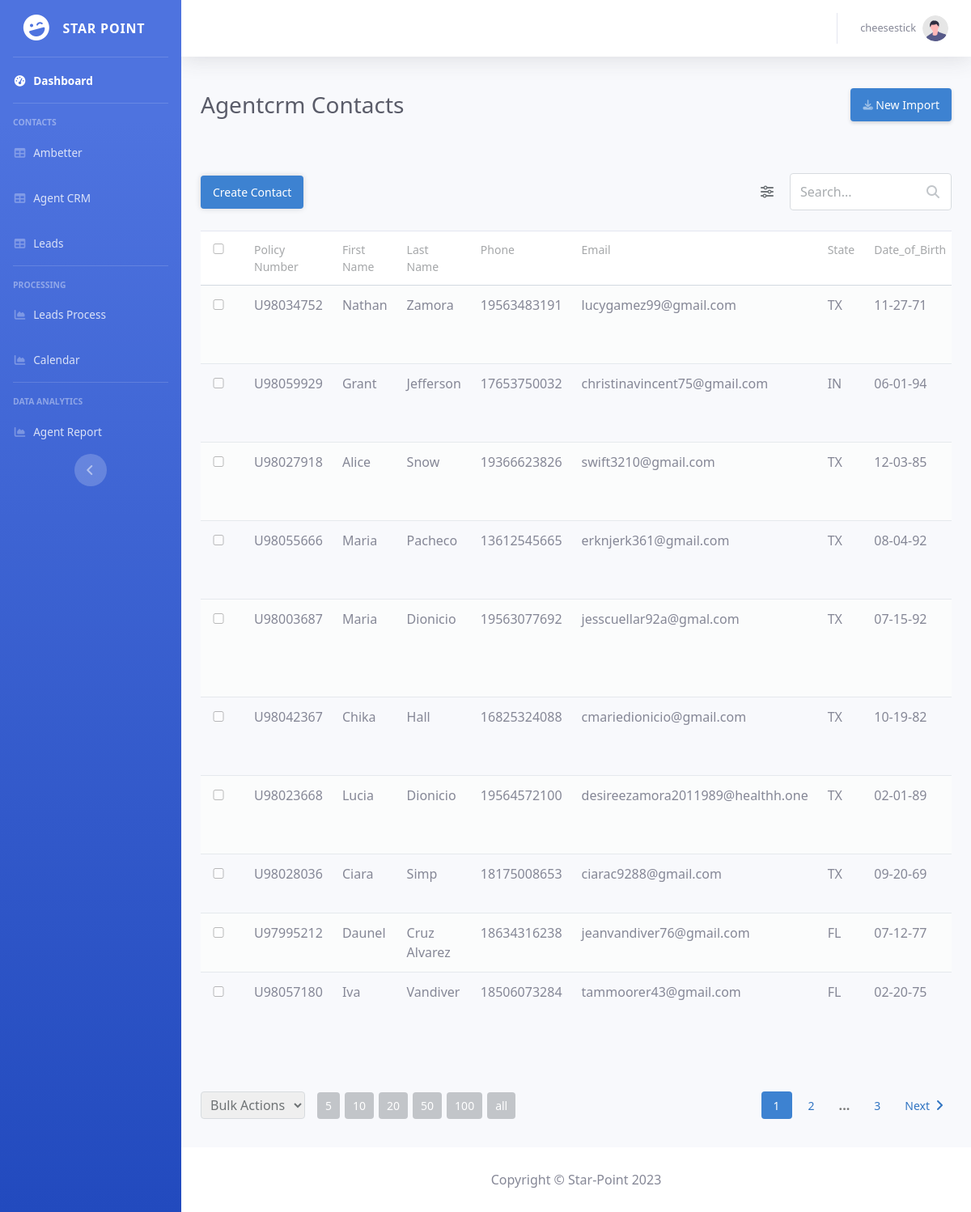
Page /view/crm/agentcrm.php (signed in) on the committed database.
### tables this page shows
CREATE TABLE `AgentCRM` (
  `contact_id` varchar(255) NOT NULL,
  `policy_number` varchar(255) NOT NULL,
  `first_name` varchar(50) DEFAULT NULL,
  `last_name` varchar(50) DEFAULT NULL,
  `phone` varchar(20) DEFAULT NULL,
  `email` varchar(255) DEFAULT NULL,
  `state` varchar(50) DEFAULT NULL,
  `DOB` date DEFAULT NULL,
  `closure` varchar(100) NOT NULL,
  `closure_date` date NOT NULL,
  `closure_time` time NOT NULL,
  `closure_stage` varchar(500) DEFAULT NULL,
  `closure_pipeline` varchar(255) DEFAULT NULL,
  `team_name` varchar(100) DEFAULT NULL
);

### php/config.php (called while the page is built, shortened)
<?php
$default_records_per_page = 10;
$default_agentcrm_column = 'contact_id';
$AgentCRM = 'AgentCRM';

### View/CRM/agentcrm.php (the view, shortened to what this page needs)
<?php
include '../../php/functions.php';
$pdo = pdo_connect_mysql();
$page = isset($_GET['page']) && is_numeric($_GET['page']) ? (int)$_GET['page'] : 1;
$records_per_page = isset($_GET['records_per_page']) && (is_numeric($_GET['records_per_page']) || $_GET['records_per_page'] == 'all') ? $_GET['records_per_page'] : $default_records_per_page;
$order_by = isset($_GET['order_by']) && in_array($_GET['order_by'], array_keys($AgentCRM_Columns)) ? $_GET['order_by'] : $default_agentcrm_column;
$order_sort = isset($_GET['order_sort']) && $_GET['order_sort'] == 'DESC' ? 'DESC' : 'ASC';
$from_date = isset($_GET['from_date']) ? $_GET['from_date'] : '';
$to_date = isset($_GET['to_date']) ? $_GET['to_date'] : '';
$where_sql = '';
$limit_sql = '';
if ($records_per_page != 'all') {
	$limit_sql = ' LIMIT :current_page, :record_per_page ';
}
$stmt = $pdo->prepare('SELECT * FROM ' . $AgentCRM . $where_sql . ' ORDER BY ' . $order_by . ' ' . $order_sort . $limit_sql);
if ($records_per_page != 'all') {
	$stmt->bindValue(':current_page', ($page-1)*(int)$records_per_page, PDO::PARAM_INT);
	$stmt->bindValue(':record_per_page', (int)$records_per_page, PDO::PARAM_INT);
}
$stmt->execute();
$results = $stmt->fetchAll(PDO::FETCH_ASSOC);
$stmt = $pdo->prepare('SELECT COUNT(*) FROM ' . $AgentCRM . $where_sql);
$stmt->execute();
$num_results = $stmt->fetchColumn();
?>
<?=CRM_header("AgentCRM Contacts")?>
        <div id="content-wrapper" class="d-flex flex-column">
            <div id="content">
                <?= CRM_topbar($_SESSION) ?>
                <div class="container-fluid">
                    <div class="d-sm-flex align-items-center justify-content-between mb-4">
                            <h1 class="h3 mb-0 text-gray-800">Agentcrm Contacts</h1>
                            <a href="agentcrm-import.php" class="d-none d-sm-inline-block btn btn-sm btn-primary shadow-sm"> New Import</a>
                    </div>
                    <div class="style-content read">
                    <form action="" method="get" class="crud-form">
                        <div class="top">
                            <div class="btns">
                                <a href="agentcrm-create.php" class="btn">Create Contact</a>
                            </div>
                            <div class="wrap">
                                <div class="filters">
                                    <a href="#" class="toggle-filters-btn"><i class="fa-solid fa-sliders"></i></a>
                                </div>
                                <div class="search">
                                    <input type="text" name="search" placeholder="Search..." value="<?=isset($_GET['search']) ? htmlentities($_GET['search'], ENT_QUOTES) : ''?>">
                                    <i class="fa-solid fa-magnifying-glass"></i>
                                </div>
                            </div>
                        </div>
                        <div class="table">
                            <table>
                                <thead>
                                    <tr>
                                        <td class="checkbox">
                                            <input type="checkbox" class="select-all">
                                        </td>
                                        <?php foreach ($AgentCRM_Columns as $column_key => $column): ?>
                                        <td<?=$order_by==$column_key?' class="active"':''?>>
                                            <?php if ($column['sortable']): ?>
                                            <a href="agentcrm.php?page=1&records_per_page=<?=$records_per_page?>&order_by=<?=$column_key?>&order_sort=<?=$order_sort == 'ASC' ? 'DESC' : 'ASC'?>&from_date=<?=$from_date?>&to_date=<?=$to_date?><?=isset($_GET['search']) ? '&search=' . htmlentities($_GET['search'], ENT_QUOTES) : ''?>">
                                            <?php endif; ?>
                                                <?=$column['label']?>
                                            <?php if ($column['sortable']): ?>
                                            </a>
                                            <?php endif; ?>
                                        </td>
                                        <?php endforeach; ?>
                                    </tr>
                                </thead>
                                <tbody>
                                    <?php foreach ($results as $result): ?>
                                    <tr>
                                        <td class="checkbox"><input type="checkbox" value="<?=$result['contact_id']?>" name="record[]"></td>
                                        <?php foreach ($AgentCRM_Columns as $column_key => $column): ?>
                                        <?php if ($column['type'] == 'datetime'): ?>
                                        <td class="<?=$column_key?>"><?=date('m-d-y H:i', strtotime($result[$column_key]))?></td>
                                        <?php elseif ($column['type'] == 'date'): ?>
                                        <td class="<?=$column_key?>"><?=date('m-d-y', strtotime((string) $result[$column_key]))?></td>
                                        <?php elseif ($column['type'] == 'integer'): ?>
                                        <td class="<?=$column_key?>"><?=number_format($result[$column_key])?></td>
                                        <?php elseif ($column['type'] == 'time'): ?>
                                        <td class="<?= $column_key ?>"><?= date('H:i', strtotime($result[$column_key])) ?></td>
                                        <?php else: ?>
                                        <td class="<?=$column_key?>"><?=htmlspecialchars((string) $result[$column_key], ENT_QUOTES)?></td>
                                        <?php endif; ?>
                                        <?php endforeach; ?>
                                    </tr>
                                    <?php endforeach; ?>
                                </tbody>
                            </table>
                        </div>
                        <div class="bot">
                            <div class="records-per-page">
                                <select name="bulk_action" class="bulk-action">
                                    <option value="" disabled selected>Bulk Actions</option>
                                </select>
                                <a href="agentcrm.php?page=1&records_per_page=5&order_by=<?=$order_by?>&order_sort=<?=$order_sort?>&from_date=<?=$from_date?>&to_date=<?=$to_date?><?=isset($_GET['search']) ? '&search=' . htmlentities($_GET['search'], ENT_QUOTES) : ''?>">5</a>
                                <a href="agentcrm.php?page=1&records_per_page=10&order_by=<?=$order_by?>&order_sort=<?=$order_sort?>&from_date=<?=$from_date?>&to_date=<?=$to_date?><?=isset($_GET['search']) ? '&search=' . htmlentities($_GET['search'], ENT_QUOTES) : ''?>">10</a>
                                <a href="agentcrm.php?page=1&records_per_page=20&order_by=<?=$order_by?>&order_sort=<?=$order_sort?>&from_date=<?=$from_date?>&to_date=<?=$to_date?><?=isset($_GET['search']) ? '&search=' . htmlentities($_GET['search'], ENT_QUOTES) : ''?>">20</a>
                                <a href="agentcrm.php?page=1&records_per_page=50&order_by=<?=$order_by?>&order_sort=<?=$order_sort?>&from_date=<?=$from_date?>&to_date=<?=$to_date?><?=isset($_GET['search']) ? '&search=' . htmlentities($_GET['search'], ENT_QUOTES) : ''?>">50</a>
                                <a href="agentcrm.php?page=1&records_per_page=100&order_by=<?=$order_by?>&order_sort=<?=$order_sort?>&from_date=<?=$from_date?>&to_date=<?=$to_date?><?=isset($_GET['search']) ? '&search=' . htmlentities($_GET['search'], ENT_QUOTES) : ''?>">100</a>
                                <a href="agentcrm.php?page=1&records_per_page=all&order_by=<?=$order_by?>&order_sort=<?=$order_sort?>&from_date=<?=$from_date?>&to_date=<?=$to_date?><?=isset($_GET['search']) ? '&search=' . htmlentities($_GET['search'], ENT_QUOTES) : ''?>">all</a>
                            </div>
                            <div class="pagination">
                                <?php if ($records_per_page != 'all'): ?>
                                <a href="agentcrm.php?page=<?=$page?>&records_per_page=<?=$records_per_page?>&order_by=<?=$order_by?>&order_sort=<?=$order_sort?>&from_date=<?=$from_date?>&to_date=<?=$to_date?><?=isset($_GET['search']) ? '&search=' . htmlentities($_GET['search'], ENT_QUOTES) : ''?>" class="selected"><?=$page?></a>
                                <?php if ($page+1 < ceil($num_results/$records_per_page)): ?>
                                <a href="agentcrm.php?page=<?=$page+1?>&records_per_page=<?=$records_per_page?>&order_by=<?=$order_by?>&order_sort=<?=$order_sort?>&from_date=<?=$from_date?>&to_date=<?=$to_date?><?=isset($_GET['search']) ? '&search=' . htmlentities($_GET['search'], ENT_QUOTES) : ''?>"><?=$page+1?></a>
                                <div class="dots">...</div>
                                <?php endif; ?>
                                <?php if ($page < ceil($num_results/$records_per_page)): ?>
                                <a href="agentcrm.php?page=<?=ceil($num_results/$records_per_page)?>&records_per_page=<?=$records_per_page?>&order_by=<?=$order_by?>&order_sort=<?=$order_sort?>&from_date=<?=$from_date?>&to_date=<?=$to_date?><?=isset($_GET['search']) ? '&search=' . htmlentities($_GET['search'], ENT_QUOTES) : ''?>"><?=ceil($num_results/$records_per_page)?></a>
                                <?php endif; ?>
                                <?php if ($records_per_page != 'all' && $page < ceil($num_results/$records_per_page)): ?>
                                <a href="agentcrm.php?page=<?=$page+1?>&records_per_page=<?=$records_per_page?>&order_by=<?=$order_by?>&order_sort=<?=$order_sort?>&from_date=<?=$from_date?>&to_date=<?=$to_date?><?=isset($_GET['search']) ? '&search=' . htmlentities($_GET['search'], ENT_QUOTES) : ''?>" class="next">
                                    Next <i class="fa-solid fa-angle-right"></i>
                                </a>
                                <?php endif; ?>
                                <?php endif; ?>
                            </div>
                        </div>
                    </form>
                </div>
            </div>
            <?=CRM_footer()?>
        </div>
    </div>
</body>
</html>

### rows in the picture
agentcrm: policy_number "U98034752", first_name "Nathan", last_name "Zamora", phone "19563483191", email "lucygamez99@gmail.com", state "TX", DOB "11-27-71"
agentcrm: policy_number "U98059929", first_name "Grant", last_name "Jefferson", phone "17653750032", email "christinavincent75@gmail.com", state "IN", DOB "06-01-94"
agentcrm: policy_number "U98027918", first_name "Alice", last_name "Snow", phone "19366623826", email "swift3210@gmail.com", state "TX", DOB "12-03-85"
agentcrm: policy_number "U98055666", first_name "Maria", last_name "Pacheco", phone "13612545665", email "erknjerk361@gmail.com", state "TX", DOB "08-04-92"
agentcrm: policy_number "U98003687", first_name "Maria", last_name "Dionicio", phone "19563077692", email "jesscuellar92a@gmal.com", state "TX", DOB "07-15-92"
agentcrm: policy_number "U98042367", first_name "Chika", last_name "Hall", phone "16825324088", email "cmariedionicio@gmail.com", state "TX", DOB "10-19-82"
agentcrm: policy_number "U98023668", first_name "Lucia", last_name "Dionicio", phone "19564572100", email "desireezamora2011989@healthh.one", state "TX", DOB "02-01-89"
agentcrm: policy_number "U98028036", first_name "Ciara", last_name "Simp", phone "18175008653", email "ciarac9288@gmail.com", state "TX", DOB "09-20-69"
agentcrm: policy_number "U97995212", first_name "Daunel", last_name "Cruz Alvarez", phone "18634316238", email "jeanvandiver76@gmail.com", state "FL", DOB "07-12-77"
agentcrm: policy_number "U98057180", first_name "Iva", last_name "Vandiver", phone "18506073284", email "tammoorer43@gmail.com", state "FL", DOB "02-20-75"

### other values in the picture
$name "cheesestick"
$column['label'] "Policy Number"
$column['label'] "First Name"
$column['label'] "Last Name"
$column['label'] "Phone"
$column['label'] "Email"
$column['label'] "State"
$column['label'] "Date_of_Birth"
$page "1"
$page+1 "2"
ceil($num_results/$records_per_page) "3"
